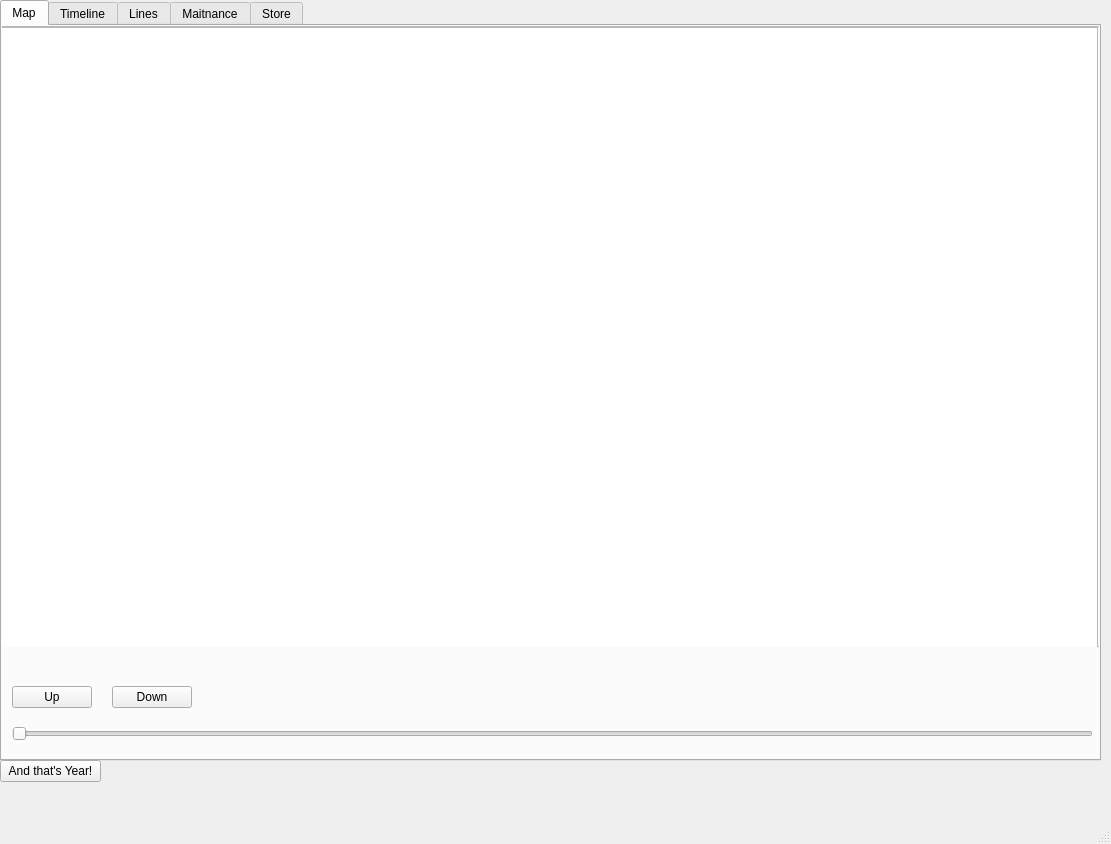
<?xml version="1.0" encoding="UTF-8"?>
<ui version="4.0">
 <class>MainWindow</class>
 <widget class="QMainWindow" name="MainWindow">
  <property name="geometry">
   <rect>
    <x>0</x>
    <y>0</y>
    <width>1111</width>
    <height>844</height>
   </rect>
  </property>
  <property name="windowTitle">
   <string>MainWindow</string>
  </property>
  <property name="whatsThis">
   <string notr="true"/>
  </property>
  <widget class="QWidget" name="centralwidget">
   <widget class="QTabWidget" name="Map">
    <property name="geometry">
     <rect>
      <x>0</x>
      <y>0</y>
      <width>1101</width>
      <height>761</height>
     </rect>
    </property>
    <property name="whatsThis">
     <string>Maitnance</string>
    </property>
    <property name="tabShape">
     <enum>QTabWidget::TabShape::Rounded</enum>
    </property>
    <property name="currentIndex">
     <number>0</number>
    </property>
    <widget class="QWidget" name="map_tab">
     <property name="whatsThis">
      <string notr="true" comment="Map" extracomment="Map"/>
     </property>
     <property name="accessibleName">
      <string notr="true" comment="Map" extracomment="Map"/>
     </property>
     <attribute name="title">
      <string>Map</string>
     </attribute>
     <widget class="QFrame" name="frame">
      <property name="geometry">
       <rect>
        <x>0</x>
        <y>0</y>
        <width>1101</width>
        <height>621</height>
       </rect>
      </property>
      <property name="cursor">
       <cursorShape>ClosedHandCursor</cursorShape>
      </property>
      <property name="frameShape">
       <enum>QFrame::Shape::StyledPanel</enum>
      </property>
      <property name="frameShadow">
       <enum>QFrame::Shadow::Raised</enum>
      </property>
      <widget class="QGraphicsView" name="graphicsView">
       <property name="geometry">
        <rect>
         <x>-5</x>
         <y>1</y>
         <width>1101</width>
         <height>621</height>
        </rect>
       </property>
      </widget>
     </widget>
     <widget class="QPushButton" name="pushButton">
      <property name="geometry">
       <rect>
        <x>10</x>
        <y>660</y>
        <width>80</width>
        <height>22</height>
       </rect>
      </property>
      <property name="text">
       <string>Up</string>
      </property>
     </widget>
     <widget class="QSlider" name="horizontalSlider">
      <property name="geometry">
       <rect>
        <x>10</x>
        <y>700</y>
        <width>1081</width>
        <height>16</height>
       </rect>
      </property>
      <property name="cursor">
       <cursorShape>ClosedHandCursor</cursorShape>
      </property>
      <property name="orientation">
       <enum>Qt::Orientation::Horizontal</enum>
      </property>
     </widget>
     <widget class="QPushButton" name="pushButton_2">
      <property name="geometry">
       <rect>
        <x>110</x>
        <y>660</y>
        <width>80</width>
        <height>22</height>
       </rect>
      </property>
      <property name="text">
       <string>Down</string>
      </property>
     </widget>
    </widget>
    <widget class="QWidget" name="Timeline">
     <property name="whatsThis">
      <string notr="true"/>
     </property>
     <attribute name="title">
      <string>Timeline</string>
     </attribute>
     <widget class="QLCDNumber" name="current_year">
      <property name="geometry">
       <rect>
        <x>0</x>
        <y>30</y>
        <width>131</width>
        <height>61</height>
       </rect>
      </property>
      <property name="smallDecimalPoint">
       <bool>true</bool>
      </property>
      <property name="value" stdset="0">
       <double>1830.000000000000000</double>
      </property>
     </widget>
     <widget class="QListWidget" name="listWidget">
      <property name="geometry">
       <rect>
        <x>0</x>
        <y>120</y>
        <width>1091</width>
        <height>621</height>
       </rect>
      </property>
      <item>
       <property name="text">
        <string> 1830 - Rocket Locomotive, Horse-drawn carridge, Omnibus, Sailboat, and Horsecar become avalible.</string>
       </property>
      </item>
     </widget>
     <widget class="QLabel" name="label">
      <property name="geometry">
       <rect>
        <x>10</x>
        <y>5</y>
        <width>121</width>
        <height>21</height>
       </rect>
      </property>
      <property name="text">
       <string>Current Year:</string>
      </property>
     </widget>
     <widget class="QLCDNumber" name="end_year">
      <property name="geometry">
       <rect>
        <x>190</x>
        <y>30</y>
        <width>131</width>
        <height>61</height>
       </rect>
      </property>
      <property name="smallDecimalPoint">
       <bool>true</bool>
      </property>
      <property name="value" stdset="0">
       <double>2030.000000000000000</double>
      </property>
     </widget>
     <widget class="QLabel" name="label_2">
      <property name="geometry">
       <rect>
        <x>190</x>
        <y>10</y>
        <width>121</width>
        <height>21</height>
       </rect>
      </property>
      <property name="text">
       <string>End Year:</string>
      </property>
     </widget>
     <widget class="QLabel" name="label_3">
      <property name="geometry">
       <rect>
        <x>0</x>
        <y>100</y>
        <width>311</width>
        <height>16</height>
       </rect>
      </property>
      <property name="text">
       <string>Year effects key:</string>
      </property>
     </widget>
    </widget>
    <widget class="QWidget" name="tab_3">
     <attribute name="title">
      <string>Lines</string>
     </attribute>
    </widget>
    <widget class="QWidget" name="tab_2">
     <property name="whatsThis">
      <string notr="true"/>
     </property>
     <property name="accessibleName">
      <string comment="Map"/>
     </property>
     <attribute name="title">
      <string>Maitnance</string>
     </attribute>
     <widget class="QStackedWidget" name="stackedWidget_9">
      <property name="geometry">
       <rect>
        <x>0</x>
        <y>360</y>
        <width>1101</width>
        <height>391</height>
       </rect>
      </property>
      <property name="currentIndex">
       <number>1</number>
      </property>
      <widget class="QWidget" name="page_25">
       <widget class="QStackedWidget" name="stackedWidget">
        <property name="geometry">
         <rect>
          <x>0</x>
          <y>240</y>
          <width>211</width>
          <height>151</height>
         </rect>
        </property>
        <property name="currentIndex">
         <number>2</number>
        </property>
        <widget class="QWidget" name="page">
         <widget class="QFrame" name="frame_3">
          <property name="geometry">
           <rect>
            <x>29</x>
            <y>19</y>
            <width>131</width>
            <height>91</height>
           </rect>
          </property>
          <property name="frameShape">
           <enum>QFrame::Shape::StyledPanel</enum>
          </property>
          <property name="frameShadow">
           <enum>QFrame::Shadow::Raised</enum>
          </property>
          <widget class="QGraphicsView" name="graphicsView_2">
           <property name="geometry">
            <rect>
             <x>0</x>
             <y>0</y>
             <width>131</width>
             <height>91</height>
            </rect>
           </property>
          </widget>
         </widget>
         <widget class="QStackedWidget" name="stackedWidget_5">
          <property name="geometry">
           <rect>
            <x>190</x>
            <y>50</y>
            <width>201</width>
            <height>131</height>
           </rect>
          </property>
          <property name="currentIndex">
           <number>0</number>
          </property>
          <widget class="QWidget" name="page_13">
           <widget class="QFrame" name="frame_10">
            <property name="geometry">
             <rect>
              <x>29</x>
              <y>19</y>
              <width>131</width>
              <height>91</height>
             </rect>
            </property>
            <property name="frameShape">
             <enum>QFrame::Shape::StyledPanel</enum>
            </property>
            <property name="frameShadow">
             <enum>QFrame::Shadow::Raised</enum>
            </property>
           </widget>
          </widget>
          <widget class="QWidget" name="page_14">
           <widget class="QFrame" name="frame_11">
            <property name="geometry">
             <rect>
              <x>30</x>
              <y>30</y>
              <width>120</width>
              <height>80</height>
             </rect>
            </property>
            <property name="frameShape">
             <enum>QFrame::Shape::StyledPanel</enum>
            </property>
            <property name="frameShadow">
             <enum>QFrame::Shadow::Raised</enum>
            </property>
           </widget>
          </widget>
          <widget class="QWidget" name="page_15">
           <widget class="QStackedWidget" name="stackedWidget_6">
            <property name="geometry">
             <rect>
              <x>160</x>
              <y>70</y>
              <width>201</width>
              <height>131</height>
             </rect>
            </property>
            <property name="currentIndex">
             <number>2</number>
            </property>
            <widget class="QWidget" name="page_16">
             <widget class="QFrame" name="frame_12">
              <property name="geometry">
               <rect>
                <x>29</x>
                <y>19</y>
                <width>131</width>
                <height>91</height>
               </rect>
              </property>
              <property name="frameShape">
               <enum>QFrame::Shape::StyledPanel</enum>
              </property>
              <property name="frameShadow">
               <enum>QFrame::Shadow::Raised</enum>
              </property>
             </widget>
            </widget>
            <widget class="QWidget" name="page_17">
             <widget class="QFrame" name="frame_13">
              <property name="geometry">
               <rect>
                <x>30</x>
                <y>30</y>
                <width>120</width>
                <height>80</height>
               </rect>
              </property>
              <property name="frameShape">
               <enum>QFrame::Shape::StyledPanel</enum>
              </property>
              <property name="frameShadow">
               <enum>QFrame::Shadow::Raised</enum>
              </property>
             </widget>
            </widget>
            <widget class="QWidget" name="page_18"/>
           </widget>
           <widget class="QStackedWidget" name="stackedWidget_7">
            <property name="geometry">
             <rect>
              <x>110</x>
              <y>50</y>
              <width>201</width>
              <height>131</height>
             </rect>
            </property>
            <property name="currentIndex">
             <number>2</number>
            </property>
            <widget class="QWidget" name="page_19">
             <widget class="QFrame" name="frame_14">
              <property name="geometry">
               <rect>
                <x>29</x>
                <y>19</y>
                <width>131</width>
                <height>91</height>
               </rect>
              </property>
              <property name="frameShape">
               <enum>QFrame::Shape::StyledPanel</enum>
              </property>
              <property name="frameShadow">
               <enum>QFrame::Shadow::Raised</enum>
              </property>
             </widget>
            </widget>
            <widget class="QWidget" name="page_20">
             <widget class="QFrame" name="frame_15">
              <property name="geometry">
               <rect>
                <x>30</x>
                <y>30</y>
                <width>120</width>
                <height>80</height>
               </rect>
              </property>
              <property name="frameShape">
               <enum>QFrame::Shape::StyledPanel</enum>
              </property>
              <property name="frameShadow">
               <enum>QFrame::Shadow::Raised</enum>
              </property>
             </widget>
            </widget>
            <widget class="QWidget" name="page_21">
             <widget class="QStackedWidget" name="stackedWidget_8">
              <property name="geometry">
               <rect>
                <x>160</x>
                <y>70</y>
                <width>201</width>
                <height>131</height>
               </rect>
              </property>
              <property name="currentIndex">
               <number>2</number>
              </property>
              <widget class="QWidget" name="page_22">
               <widget class="QFrame" name="frame_16">
                <property name="geometry">
                 <rect>
                  <x>29</x>
                  <y>19</y>
                  <width>131</width>
                  <height>91</height>
                 </rect>
                </property>
                <property name="frameShape">
                 <enum>QFrame::Shape::StyledPanel</enum>
                </property>
                <property name="frameShadow">
                 <enum>QFrame::Shadow::Raised</enum>
                </property>
               </widget>
              </widget>
              <widget class="QWidget" name="page_23">
               <widget class="QFrame" name="frame_17">
                <property name="geometry">
                 <rect>
                  <x>30</x>
                  <y>30</y>
                  <width>120</width>
                  <height>80</height>
                 </rect>
                </property>
                <property name="frameShape">
                 <enum>QFrame::Shape::StyledPanel</enum>
                </property>
                <property name="frameShadow">
                 <enum>QFrame::Shadow::Raised</enum>
                </property>
               </widget>
              </widget>
              <widget class="QWidget" name="page_24"/>
             </widget>
            </widget>
           </widget>
          </widget>
         </widget>
        </widget>
        <widget class="QWidget" name="page_2">
         <widget class="QFrame" name="frame_2">
          <property name="geometry">
           <rect>
            <x>30</x>
            <y>30</y>
            <width>120</width>
            <height>80</height>
           </rect>
          </property>
          <property name="frameShape">
           <enum>QFrame::Shape::StyledPanel</enum>
          </property>
          <property name="frameShadow">
           <enum>QFrame::Shadow::Raised</enum>
          </property>
          <widget class="QGraphicsView" name="graphicsView_3">
           <property name="geometry">
            <rect>
             <x>0</x>
             <y>0</y>
             <width>256</width>
             <height>192</height>
            </rect>
           </property>
          </widget>
         </widget>
        </widget>
        <widget class="QWidget" name="page_3">
         <widget class="QStackedWidget" name="stackedWidget_2">
          <property name="geometry">
           <rect>
            <x>160</x>
            <y>70</y>
            <width>201</width>
            <height>131</height>
           </rect>
          </property>
          <property name="currentIndex">
           <number>2</number>
          </property>
          <widget class="QWidget" name="page_4">
           <widget class="QFrame" name="frame_4">
            <property name="geometry">
             <rect>
              <x>29</x>
              <y>19</y>
              <width>131</width>
              <height>91</height>
             </rect>
            </property>
            <property name="frameShape">
             <enum>QFrame::Shape::StyledPanel</enum>
            </property>
            <property name="frameShadow">
             <enum>QFrame::Shadow::Raised</enum>
            </property>
           </widget>
          </widget>
          <widget class="QWidget" name="page_5">
           <widget class="QFrame" name="frame_5">
            <property name="geometry">
             <rect>
              <x>30</x>
              <y>30</y>
              <width>120</width>
              <height>80</height>
             </rect>
            </property>
            <property name="frameShape">
             <enum>QFrame::Shape::StyledPanel</enum>
            </property>
            <property name="frameShadow">
             <enum>QFrame::Shadow::Raised</enum>
            </property>
           </widget>
          </widget>
          <widget class="QWidget" name="page_6"/>
         </widget>
         <widget class="QStackedWidget" name="stackedWidget_3">
          <property name="geometry">
           <rect>
            <x>110</x>
            <y>50</y>
            <width>201</width>
            <height>131</height>
           </rect>
          </property>
          <property name="currentIndex">
           <number>2</number>
          </property>
          <widget class="QWidget" name="page_7">
           <widget class="QFrame" name="frame_6">
            <property name="geometry">
             <rect>
              <x>29</x>
              <y>19</y>
              <width>131</width>
              <height>91</height>
             </rect>
            </property>
            <property name="frameShape">
             <enum>QFrame::Shape::StyledPanel</enum>
            </property>
            <property name="frameShadow">
             <enum>QFrame::Shadow::Raised</enum>
            </property>
           </widget>
          </widget>
          <widget class="QWidget" name="page_8">
           <widget class="QFrame" name="frame_7">
            <property name="geometry">
             <rect>
              <x>30</x>
              <y>30</y>
              <width>120</width>
              <height>80</height>
             </rect>
            </property>
            <property name="frameShape">
             <enum>QFrame::Shape::StyledPanel</enum>
            </property>
            <property name="frameShadow">
             <enum>QFrame::Shadow::Raised</enum>
            </property>
           </widget>
          </widget>
          <widget class="QWidget" name="page_9">
           <widget class="QStackedWidget" name="stackedWidget_4">
            <property name="geometry">
             <rect>
              <x>160</x>
              <y>70</y>
              <width>201</width>
              <height>131</height>
             </rect>
            </property>
            <property name="currentIndex">
             <number>2</number>
            </property>
            <widget class="QWidget" name="page_10">
             <widget class="QFrame" name="frame_8">
              <property name="geometry">
               <rect>
                <x>29</x>
                <y>19</y>
                <width>131</width>
                <height>91</height>
               </rect>
              </property>
              <property name="frameShape">
               <enum>QFrame::Shape::StyledPanel</enum>
              </property>
              <property name="frameShadow">
               <enum>QFrame::Shadow::Raised</enum>
              </property>
             </widget>
            </widget>
            <widget class="QWidget" name="page_11">
             <widget class="QFrame" name="frame_9">
              <property name="geometry">
               <rect>
                <x>30</x>
                <y>30</y>
                <width>120</width>
                <height>80</height>
               </rect>
              </property>
              <property name="frameShape">
               <enum>QFrame::Shape::StyledPanel</enum>
              </property>
              <property name="frameShadow">
               <enum>QFrame::Shadow::Raised</enum>
              </property>
             </widget>
            </widget>
            <widget class="QWidget" name="page_12"/>
           </widget>
          </widget>
         </widget>
        </widget>
       </widget>
      </widget>
      <widget class="QWidget" name="page_26"/>
     </widget>
    </widget>
    <widget class="QWidget" name="tab">
     <attribute name="title">
      <string>Store</string>
     </attribute>
     <widget class="QTabWidget" name="tabWidget">
      <property name="geometry">
       <rect>
        <x>0</x>
        <y>0</y>
        <width>1101</width>
        <height>731</height>
       </rect>
      </property>
      <property name="currentIndex">
       <number>0</number>
      </property>
      <widget class="QWidget" name="tab_4">
       <attribute name="title">
        <string>Buy</string>
       </attribute>
       <widget class="QLabel" name="label_4">
        <property name="geometry">
         <rect>
          <x>30</x>
          <y>10</y>
          <width>81</width>
          <height>16</height>
         </rect>
        </property>
        <property name="text">
         <string>Vehicles:</string>
        </property>
       </widget>
       <widget class="QStackedWidget" name="stackedWidget_10">
        <property name="geometry">
         <rect>
          <x>10</x>
          <y>40</y>
          <width>511</width>
          <height>301</height>
         </rect>
        </property>
        <property name="currentIndex">
         <number>0</number>
        </property>
        <widget class="QWidget" name="page_27">
         <widget class="QGraphicsView" name="graphicsView_4">
          <property name="geometry">
           <rect>
            <x>20</x>
            <y>30</y>
            <width>421</width>
            <height>192</height>
           </rect>
          </property>
         </widget>
         <widget class="QLabel" name="label_5">
          <property name="geometry">
           <rect>
            <x>30</x>
            <y>10</y>
            <width>111</width>
            <height>16</height>
           </rect>
          </property>
          <property name="text">
           <string>Rocket Locomotive</string>
          </property>
         </widget>
         <widget class="QLabel" name="label_6">
          <property name="geometry">
           <rect>
            <x>30</x>
            <y>240</y>
            <width>53</width>
            <height>14</height>
           </rect>
          </property>
          <property name="text">
           <string>$9,999</string>
          </property>
         </widget>
         <widget class="QLabel" name="label_7">
          <property name="geometry">
           <rect>
            <x>120</x>
            <y>230</y>
            <width>231</width>
            <height>30</height>
           </rect>
          </property>
          <property name="text">
           <string>From Robert Stephenson and Company</string>
          </property>
         </widget>
         <widget class="QSpinBox" name="spinBox">
          <property name="geometry">
           <rect>
            <x>450</x>
            <y>60</y>
            <width>61</width>
            <height>23</height>
           </rect>
          </property>
          <property name="maximum">
           <number>15</number>
          </property>
         </widget>
         <widget class="QLabel" name="label_12">
          <property name="geometry">
           <rect>
            <x>450</x>
            <y>40</y>
            <width>51</width>
            <height>20</height>
           </rect>
          </property>
          <property name="text">
           <string>Quantity:</string>
          </property>
         </widget>
         <widget class="QPushButton" name="pushButton_3">
          <property name="geometry">
           <rect>
            <x>450</x>
            <y>110</y>
            <width>61</width>
            <height>22</height>
           </rect>
          </property>
          <property name="text">
           <string>Buy</string>
          </property>
         </widget>
        </widget>
        <widget class="QWidget" name="page_28"/>
       </widget>
       <widget class="QStackedWidget" name="stackedWidget_11">
        <property name="geometry">
         <rect>
          <x>530</x>
          <y>40</y>
          <width>511</width>
          <height>301</height>
         </rect>
        </property>
        <property name="currentIndex">
         <number>0</number>
        </property>
        <widget class="QWidget" name="page_29">
         <widget class="QGraphicsView" name="graphicsView_5">
          <property name="geometry">
           <rect>
            <x>20</x>
            <y>30</y>
            <width>421</width>
            <height>192</height>
           </rect>
          </property>
         </widget>
         <widget class="QLabel" name="label_8">
          <property name="geometry">
           <rect>
            <x>30</x>
            <y>10</y>
            <width>171</width>
            <height>16</height>
           </rect>
          </property>
          <property name="text">
           <string>Central Park West Trolley</string>
          </property>
         </widget>
         <widget class="QLabel" name="label_9">
          <property name="geometry">
           <rect>
            <x>30</x>
            <y>240</y>
            <width>61</width>
            <height>16</height>
           </rect>
          </property>
          <property name="text">
           <string>$249,999</string>
          </property>
         </widget>
         <widget class="QLabel" name="label_10">
          <property name="geometry">
           <rect>
            <x>120</x>
            <y>230</y>
            <width>231</width>
            <height>30</height>
           </rect>
          </property>
          <property name="text">
           <string>From New York Trolley</string>
          </property>
         </widget>
        </widget>
        <widget class="QWidget" name="page_30"/>
       </widget>
       <widget class="QLabel" name="label_11">
        <property name="geometry">
         <rect>
          <x>550</x>
          <y>10</y>
          <width>81</width>
          <height>16</height>
         </rect>
        </property>
        <property name="text">
         <string>Lines:</string>
        </property>
       </widget>
      </widget>
      <widget class="QWidget" name="tab_5">
       <attribute name="title">
        <string>Sell</string>
       </attribute>
      </widget>
     </widget>
    </widget>
   </widget>
   <widget class="QPushButton" name="endturn_button">
    <property name="geometry">
     <rect>
      <x>0</x>
      <y>760</y>
      <width>101</width>
      <height>22</height>
     </rect>
    </property>
    <property name="text">
     <string>And that's Year!</string>
    </property>
   </widget>
  </widget>
  <widget class="QStatusBar" name="statusbar"/>
 </widget>
 <tabstops>
  <tabstop>pushButton</tabstop>
  <tabstop>Map</tabstop>
  <tabstop>horizontalSlider</tabstop>
 </tabstops>
 <resources/>
 <connections>
  <connection>
   <sender>endturn_button</sender>
   <signal>pressed()</signal>
   <receiver>current_year</receiver>
   <slot>raise()</slot>
   <hints>
    <hint type="sourcelabel">
     <x>50</x>
     <y>770</y>
    </hint>
    <hint type="destinationlabel">
     <x>67</x>
     <y>86</y>
    </hint>
   </hints>
  </connection>
  <connection>
   <sender>pushButton_2</sender>
   <signal>pressed()</signal>
   <receiver>horizontalSlider</receiver>
   <slot>show()</slot>
   <hints>
    <hint type="sourcelabel">
     <x>151</x>
     <y>616</y>
    </hint>
    <hint type="destinationlabel">
     <x>552</x>
     <y>733</y>
    </hint>
   </hints>
  </connection>
  <connection>
   <sender>pushButton</sender>
   <signal>pressed()</signal>
   <receiver>horizontalSlider</receiver>
   <slot>hide()</slot>
   <hints>
    <hint type="sourcelabel">
     <x>51</x>
     <y>616</y>
    </hint>
    <hint type="destinationlabel">
     <x>552</x>
     <y>733</y>
    </hint>
   </hints>
  </connection>
  <connection>
   <sender>pushButton_3</sender>
   <signal>pressed()</signal>
   <receiver>MainWindow</receiver>
   <slot>raise()</slot>
   <hints>
    <hint type="sourcelabel">
     <x>504</x>
     <y>212</y>
    </hint>
    <hint type="destinationlabel">
     <x>555</x>
     <y>421</y>
    </hint>
   </hints>
  </connection>
 </connections>
</ui>
